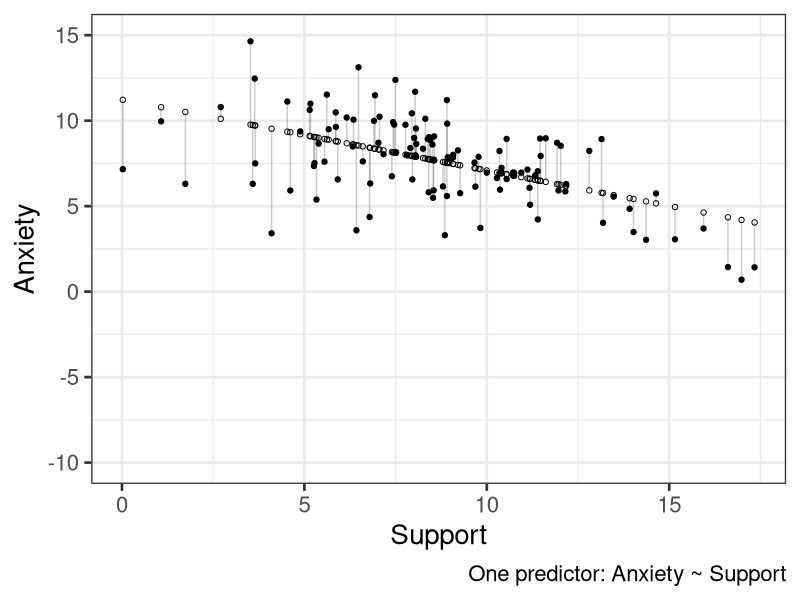
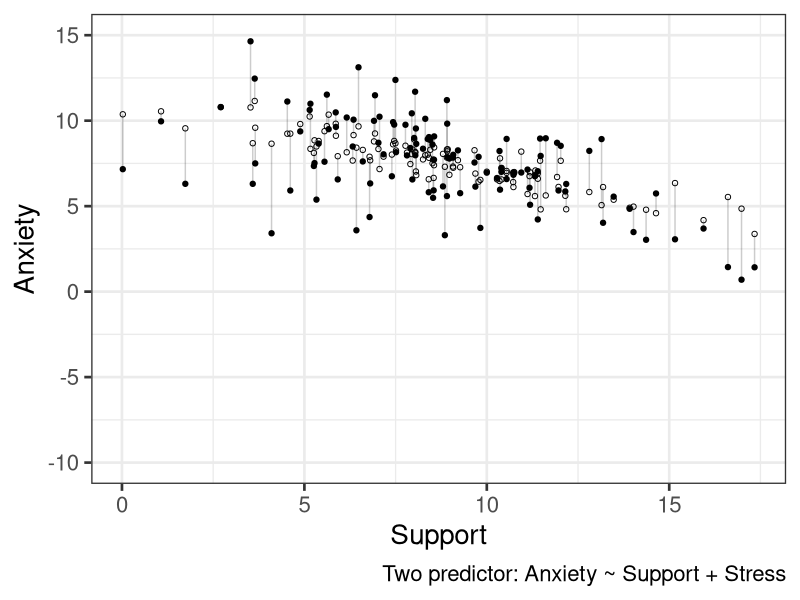
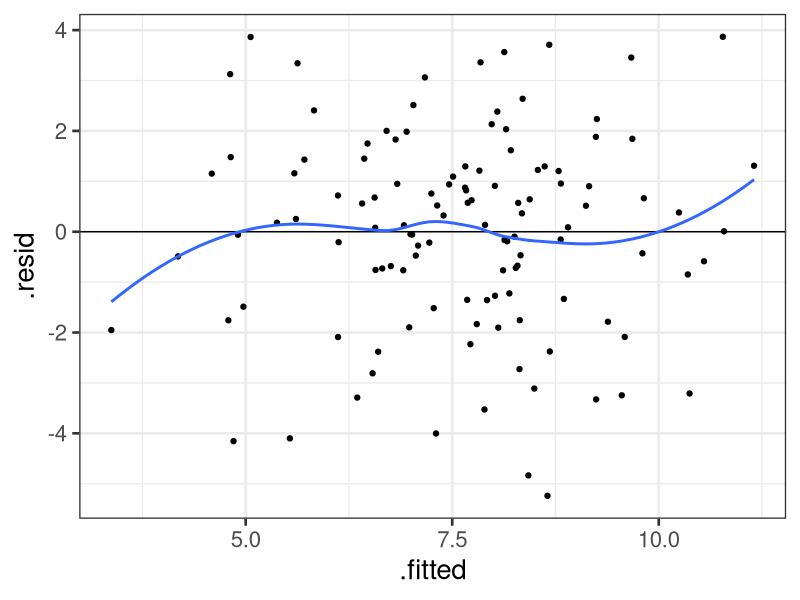
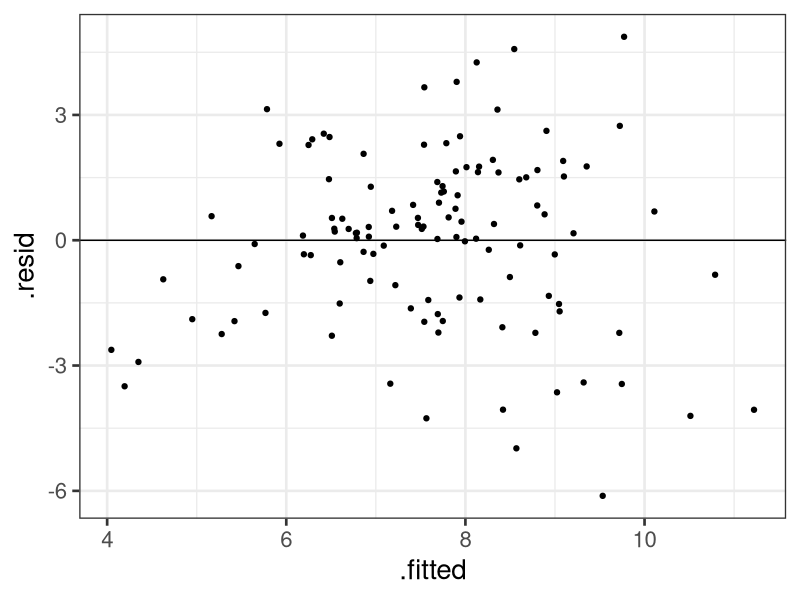
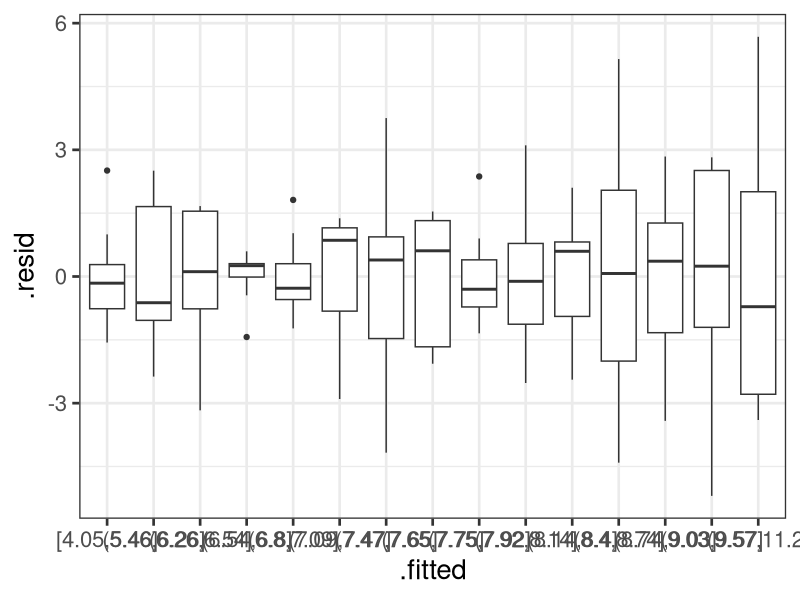
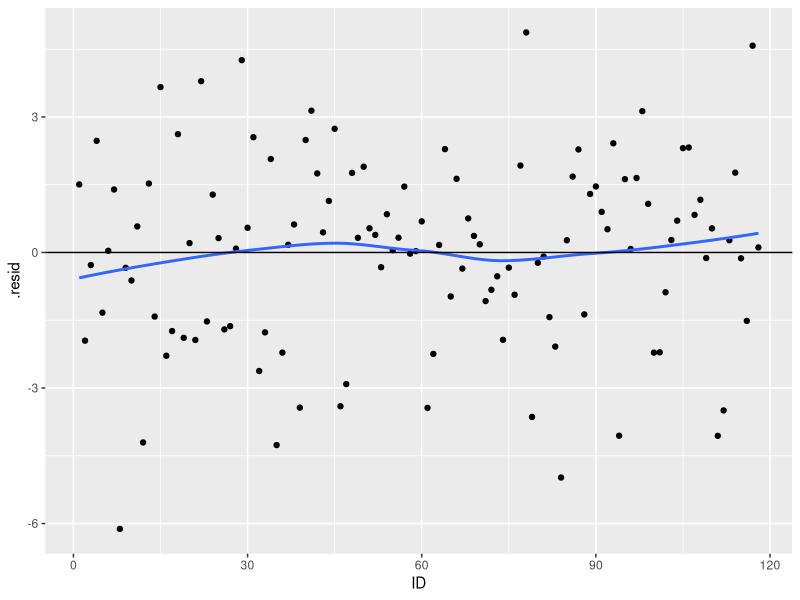
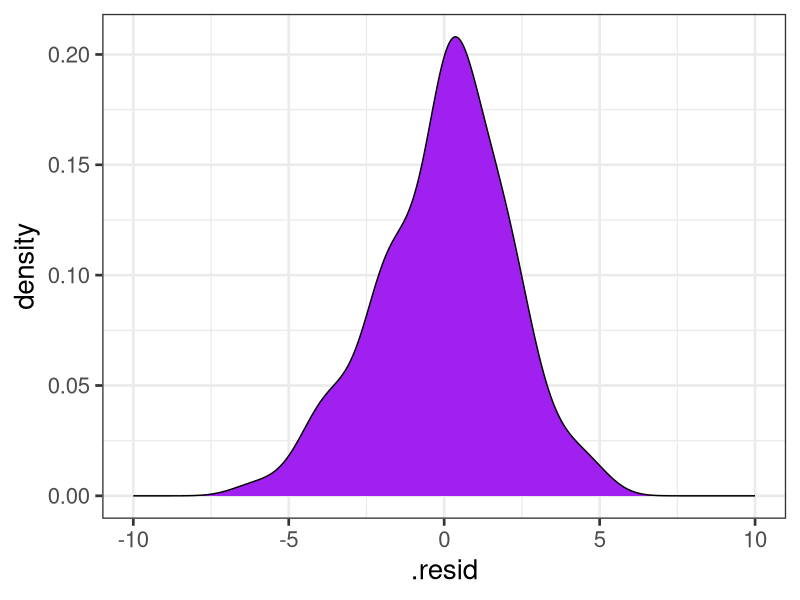
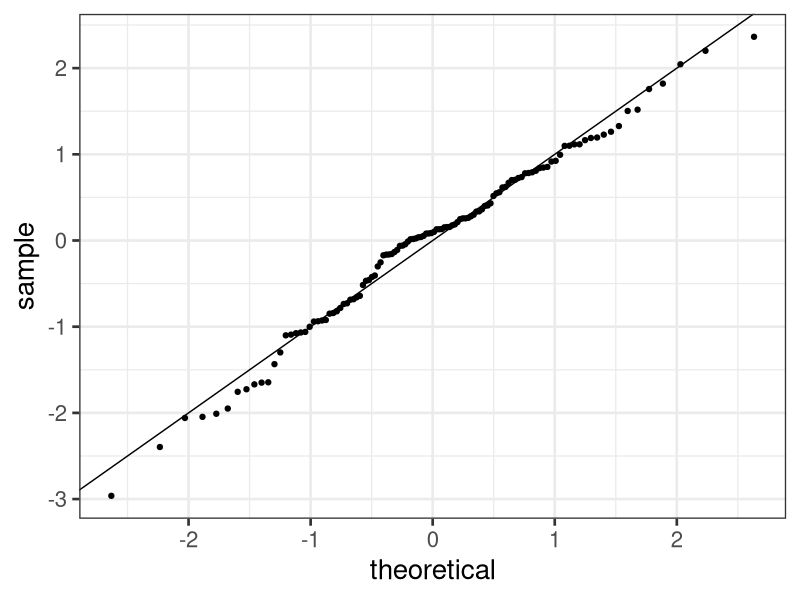

Write the R code that produced these figures, in order. (Note: this script raises an error after producing the figures.)
## ---- chunk 1
library(tidyverse)
## ---- chunk 2
library(here)
## ---- chunk 3
a_data <- read.csv(here("data/anxiety.csv"))
library(broom)
model.1 <- lm(Anxiety ~ Support, a_data)
aug_1<- augment(model.1)
aug_1
## ---- chunk 4
library(ggplot2)
ggplot(aug_1, aes(x = Support, y = Anxiety)) +
  #geom_smooth(method = "lm", se = FALSE, color = "lightgrey") +  # Plot regression slope
  geom_segment(aes(xend = Support, yend = .fitted), alpha = .2) +  # alpha to fade lines
  geom_point() +
  geom_point(aes(y = .fitted), shape = 1) +
  scale_y_continuous(limits = c(-10, 15)) +
  labs(caption = "One predictor: Anxiety ~ Support") + 
  theme_bw(base_size = 20)
## ---- chunk 5
model.2 <- lm(Anxiety ~ Support + Stress, a_data)
aug_2<- augment(model.2)

ggplot(aug_2, aes(x = Support, y = Anxiety)) +
  geom_segment(aes(xend = Support, yend = .fitted), alpha = .2) +  # alpha to fade lines
  geom_point() +
  geom_point(aes(y = .fitted), shape = 1) +
  scale_y_continuous(limits = c(-10, 15)) +
  labs(caption = "Two predictor: Anxiety ~ Support + Stress") + 
  theme_bw(base_size = 20)
## ---- chunk 6
ggplot(data = aug_2, aes(x=.fitted, y=.resid)) + 
  geom_hline(yintercept = 0) +
  geom_point() + geom_smooth(method = "loess", se = FALSE) + 
  theme_bw(base_size = 20)
## ---- chunk 7
library(car)
vif(model.2)
## ---- chunk 8
ggplot(data = aug_1, aes(x=.fitted, y=.resid)) + 
  geom_point() +
  geom_hline(yintercept = 0) +
  theme_bw(base_size = 20)
## ---- chunk 9
aug_1 %>%
  mutate(.fitted = cut_number(.fitted, 15)) %>%
  group_by(.fitted) %>%
  mutate(.resid = .resid - mean(.resid)) %>%
  ggplot(aes(x=.fitted, 
             y=.resid)) + 
  geom_boxplot() +
  theme_bw(base_size = 20)
## ---- chunk 10
aug_1$ID <- c(1:118)
ggplot(data = aug_1, 
       aes(x=ID, y = .resid)) + 
  geom_point() +  
  geom_smooth(se = F) +
  geom_hline(yintercept = 0)

## ---- chunk 11
ggplot(data = aug_1, aes(x= .resid)) + 
  geom_density(fill = "purple") +   
  xlim(-10, 10) + theme_bw(base_size = 20)
## ---- chunk 12
ggplot(model.1) +
  stat_qq(aes(sample = .stdresid)) +
  geom_abline() +
  theme_bw(base_size = 20)
## ---- chunk 13
library(car)
qqPlot(model.1)
#base plot function too
#plot(model.1, which = 2)
## ---- chunk 14
library(tidyverse)
library(here)
a_data <- read.csv(here("data/anxiety.csv"))
library(broom)
## ---- chunk 15
model.1 <- lm(Anxiety ~ Support, a_data)
aug_1<- augment(model.1)
model.2 <- lm(Anxiety ~ Support + Stress, a_data)
aug_2<- augment(model.2)
## ---- chunk 16
library(car)
leveragePlots(model.2)
## ---- chunk 17
m = colMeans(a_data[c("Stress", "Support")], na.rm = T)
cov = cov(a_data[c("Stress", "Support")])
MD = mahalanobis(x = a_data[,c("Stress", "Support")], center = m, cov = cov)

cutoff <- qchisq(p = 0.95 , df = ncol(a_data))

## Display observation whose distance greater than cutoff value
a_data[MD > cutoff ,]
## ---- chunk 18
data.frame(x = 1:length(MD), MD = MD) %>%
  ggplot(aes(x = x, y = MD)) +
  geom_point() +
  geom_segment(aes(xend = x, yend = 0)) +
  scale_x_continuous("ID")+
  ylim(c(0, 12)) +
  theme_bw(base_size = 20)
## ---- chunk 19
aug_1$ID = 1:nrow(aug_1)
ggplot(aug_1, aes(x = ID, y = .cooksd)) +
geom_point() +
geom_text(aes(label = rownames(aug_1)), vjust = -1) +
  theme_bw(base_size = 20)
## ---- chunk 20
head(dffits(model.2))
head(dfbeta(model.2))
## ---- chunk 21
aug_2$ID = 1:nrow(aug_2)
aug_2$dfbetastress <- dfbeta(model.2)[,"Stress"]

ggplot(data = aug_2, aes(x = ID, y = dfbetastress)) + geom_point() +
geom_text(aes(label = rownames(aug_2), vjust = -1)) + cowplot::theme_cowplot(font_size = 20)
## ---- chunk 22
library(tidyverse)
sim = 6000
null_p = numeric(length = sim)
alt_p = numeric(length = sim)
phack_p = numeric(length = sim)
# null hypothesis true
for(i in 1:sim){
  x = rnorm(30)
  t = t.test(x, mu = 0)
  p_null = t$p.value
  null_p[i] = p_null
}
# null hypothesis false
for(i in 1:sim){
  x = rnorm(30, mean = 5)
  t = t.test(x, mu = 0)
  p_alt = t$p.value
  alt_p[i] = p_alt
}
# null hypothesis true, p-hack
for(i in 1:sim){
  x = rnorm(5)
  t = t.test(x, mu = 0)
  p_hack = t$p.value
  while(length(x) < 30 & p_hack >= .05){
    x = c(x, rnorm(1))
    t = t.test(x, mu = 0)
    p_hack = t$p.value
  }
  phack_p[i] = p_hack
}

data.frame(test = rep(c("H0 True", "H0 False", "p-Hacking"), each = sim),
           p = c(null_p, alt_p, phack_p)) %>%
  ggplot(aes(x = p, fill = test)) +
  geom_histogram(bins = 100) +
  facet_wrap(~test, scales = "free", ncol = 2) +
  scale_y_continuous("") + 
  guides(fill = F)+
  cowplot::theme_cowplot()
             
